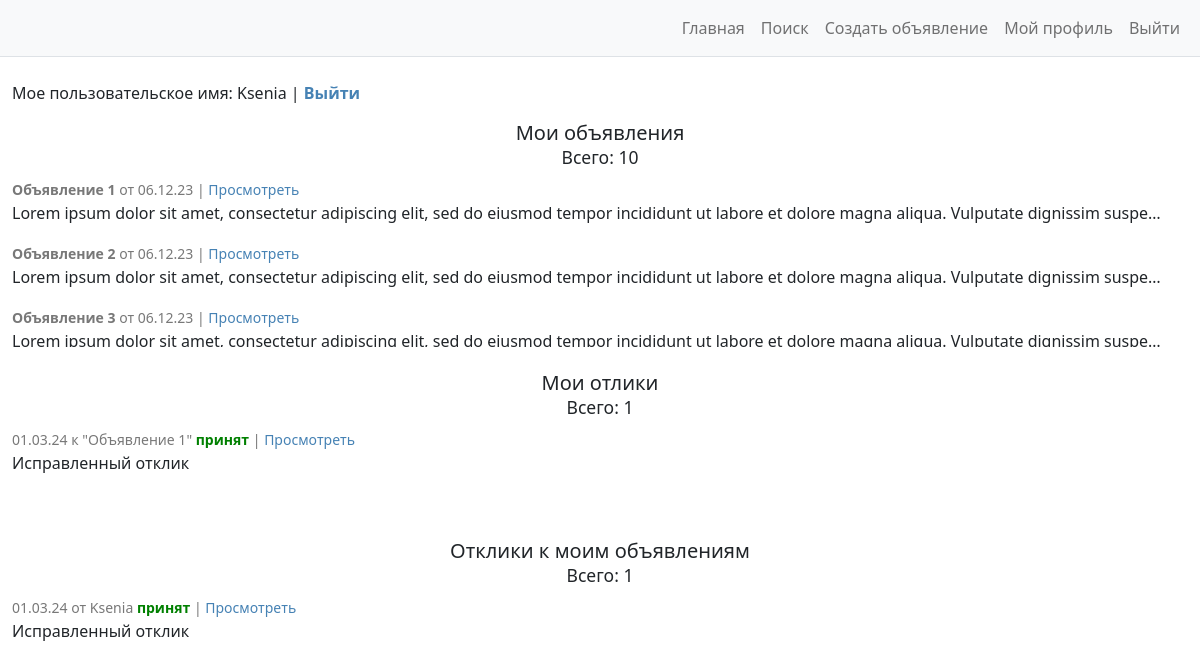
Page /my_profile/ (signed in) on the committed database.
### advertisments/models.py (models this page shows, shortened)
class Ad(models.Model):
    pub_date = models.DateTimeField(
        auto_now_add=True
    )
    author = models.ForeignKey(
        to=User,
        on_delete=models.CASCADE,
    )
    title = models.CharField(
        max_length=255,
        help_text='До 255 символов',
    )
    category = models.CharField(
        max_length=18,
        choices=CATEGORIES,
        default=None,
    )
    content = RichTextUploadingField(
        blank=True
    )
    class Meta:
        ordering = ['pub_date']
        verbose_name = 'Объявление'
        verbose_name_plural = 'Объявления'
    def __str__(self):
        return f'{self.title}'

class Reply(models.Model):
    author = models.ForeignKey(
        to=User,
        on_delete=models.CASCADE,
    )
    date_sent = models.DateTimeField(
        auto_now_add=True,
    )
    ad = models.ForeignKey(
        to=Ad,
        on_delete=models.CASCADE,
        related_name='replies_to_ad',
    )
    text = models.TextField(
        blank=True,
    )
    is_accepted = models.BooleanField(
        default=False
    )
    class Meta:
        ordering = ['date_sent']
        verbose_name = 'Отклик'
        verbose_name_plural = 'Отклики'
    def __str__(self):
        return f'{self.text[:50]}...'

### advertisments/views.py (the view)
# urls.py: path('my_profile/', UserProfile.as_view(), name='user_profile'),
class UserProfile(ListView):
    template_name = "profile_scroll.html"
    model = Ad
    def get_context_data(self, **kwargs):
        context = super().get_context_data(**kwargs)
        context['ads'] = Ad.objects.filter(author=self.request.user)
        context['replies'] = Reply.objects.filter(author=self.request.user).all()
        context['replies_to_self_ads'] = Reply.objects.filter(ad__author=self.request.user).all()
        pprint(context)
        return context

### advertisments/templates/profile_scroll.html (shortened to what this page needs)
{% extends 'base.html' %}
{% block content %}
<div class="container-fluid" style="width:1200px;margin:0 auto">
    <br />
    <p>
        Мое пользовательское имя: {{ request.user.username }} |
        <a href="{% url 'logout_url' %}">
            <b>Выйти</b>
        </a>
    </p>
</div>
<div class="container-fluid" style="width:1200px;margin:0 auto">
    <h5 align="center">
        Мои объявления
        <br/>
        <small>Всего: {{ ads.count }}</small>
    </h5>
</div>
<div class="container-fluid" style="width:1200px;margin:0 auto;max-height:170px;overflow:auto">
    {% if ads %}
        {% for ad in ads %}
        <p>
            <small style="color:rgb(120, 120, 120)">
                <b>{{ ad.title }}</b> от {{ ad.pub_date|date:'d.m.y' }} |
                <a href="{% url 'ads_detail' ad.id %}">Просмотреть</a>
            </small>
            <br />
            {{ ad.content|striptags|truncatechars:150 }}
        </p>
        {% endfor %}
    {% else %}
    <p>Здесь будут Ваши объявления</p>
    {% endif %}
</div>
<div class="container-fluid" style="width:1200px;margin:0 auto">
    <br />
    <h5 align="center">
        Мои отлики
        <br />
        <small>Всего: {{ replies.count }}</small>
    </h5>
</div>
<div class="container-fluid" style="width:1200px;margin:0 auto;max-height:170px;overflow:auto">
    {% if replies %}
        {% for reply in replies %}
        <p>
            <small style="color:rgb(120, 120, 120)">
                {{ reply.date_sent|date:'d.m.y' }} к "{{ reply.ad.title }}"
                {% if reply.is_accepted %}
                    <strong style="color: #008000">принят</strong> |
                {% else %}
                    <strong style="color: #B22222">в ожидании</strong> |
                {% endif %}
                <a href="{% url 'reply_detail' reply.id %}">Просмотреть</a>
            </small>
            <br />
            {{ reply.text|striptags|truncatechars:125 }}
        </p>
        {% endfor %}
    {% else %}
    <p>Здесь будут Ваши отклики</p>
    {% endif %}
    <br />
</div>
<div class="container-fluid" style="width:1200px;margin:0 auto">
    <br />
    <h5 align="center">
        Отклики к моим объявлениям
        <br />
        <small>Всего: {{ replies_to_self_ads.count }}</small>
    </h5>
</div>
<div class="container-fluid" style="width:1200px;margin:0 auto;max-height:170px;overflow:auto">
    {% if replies_to_self_ads %}
        {% for reply in replies_to_self_ads %}
        <p>
            <small style="color:rgb(120, 120, 120)">
                {{ reply.date_sent|date:'d.m.y' }} от {{ reply.author }}
                {% if reply.is_accepted %}
                    <strong style="color: #008000">принят</strong> |
                {% else %}
                    <strong style="color: #B22222">в ожидании</strong> |
                {% endif %}
                <a href="{% url 'reply_detail' reply.id %}">Просмотреть</a>
            </small>
            <br />
            {{ reply.text|striptags|truncatechars:125 }}
        </p>
        {% endfor %}
    {% else %}
    <p>Здесь будут отклики к Вашим объявлениям</p>
    {% endif %}
    <br />
</div>
{% endblock content %}

### templates/base.html (style rules this page uses)
a { text-decoration: initial; color: #4682B4 }

### rows in the picture
Ad: title "Объявление 1", pub_date "06.12.23", content "Lorem ipsum dolor sit amet, consectetur adipiscing elit, sed do eiusmod tempor incididunt ut labore et dolore magna aliqua. Vulputate dignissim suspe…"
Ad: title "Объявление 2", pub_date "06.12.23", content "Lorem ipsum dolor sit amet, consectetur adipiscing elit, sed do eiusmod tempor incididunt ut labore et dolore magna aliqua. Vulputate dignissim suspe…"
Ad: title "Объявление 3", pub_date "06.12.23", content "Lorem ipsum dolor sit amet, consectetur adipiscing elit, sed do eiusmod tempor incididunt ut labore et dolore magna aliqua. Vulputate dignissim suspe…"
Reply: date_sent "01.03.24", ad "Объявление 1", is_accepted "принят", text "Исправленный отклик", author "Ksenia"

### other values in the picture
{{ request.user.username }} "Ksenia"
{{ ads.count }} "10"
{{ replies.count }} "1"
{{ replies_to_self_ads.count }} "1"
